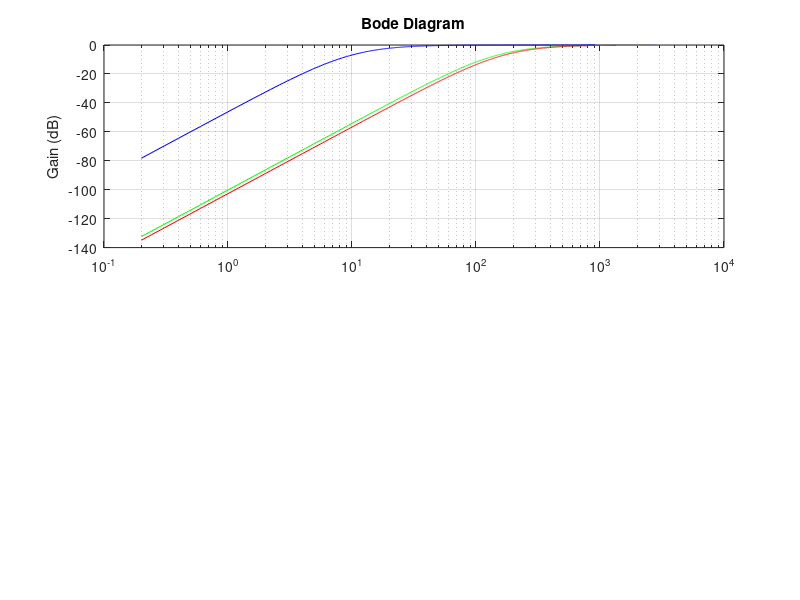

MATLAB code to generate this figure: (Note: this script raises an error after producing the figure.)
clear all 
close all 
clc

%% **********************Filtrage Analogique********************  %

%te = 0.0005 ;


%Definition des variables et de signal 
te = 1e-4 ;
fe = 1/te ;
t = 0:te:5-te ;
N = length(t);
f = (0:N-1)*(fe/N);
fshift = (-N/2:N/2-1)*fe/N;

%
%Definition de la fonction xt 
xt = sin(2*pi*500*t)+ sin(2*pi*400*t)+ sin(2*pi* 50*t) ;
 tansf = fft(xt);
plot(fshift,fftshift(abs(tansf)/N)*2)

%%
% la fonction de transmmitance 

K = 1 ;
fc1 = 150 ;
fc2 = 170 ;
fc3 = 10;

H1 = (K*1j*f/fc1)./(1+1j*f/fc1) ;
H2 = (K*1j*f/fc2)./(1+1j*f/fc2) ;
H3 = (K*1j*f/fc3)./(1+1j*f/fc3) ;

 
   plot(f,abs(H1))

G1 = 20*log(abs(H1));
G2 = 20*log(abs(H2));
G3 = 20*log(abs(H3));

phi1 = angle(H1);
phi2 = angle(H2);
phi3 = angle(H3);
hold on


subplot(2,1,1) 
semilogx(f,G1,'g',f,G2,'r',f,G3,'b')
ylabel('Gain (dB)')
title('Bode Diagram')
grid on 
% subplot(,1,2) 
% semilogx(f,phi1, 'g',f,phi2,'r',f,phi3,'b')
% ylabel('Phase (deg)')
% xlabel('Frequency (rad/s)')
% grid on 

%%
yt1 = tansf.*H1 ;
yt2 = tansf.*H2 ;
yt3 = tansf.*H3 ;
Yt1 = ifft(yt1,'symmetric');
Yt2 = ifft(yt2,'symmetric');
Yt3 = ifft(yt3,'symmetric');
% plot(t, Yt1)
% plot(t, Yt2)
% plot(t, Yt3)
% plot(t,xt)
% plot(t , xt-Yt1)
% plot(t , xt-Yt2)
% plot(t , xt-Yt3)

% plot(fshift,fftshift(abs(fft(Yt1))/N)*2)
% 
% plot(fshift,fftshift(abs(fft(Yt2))/N)*2)
subplot(2,1,2) 
plot(fshift,fftshift(abs(fft(Yt3))/N)*2)




